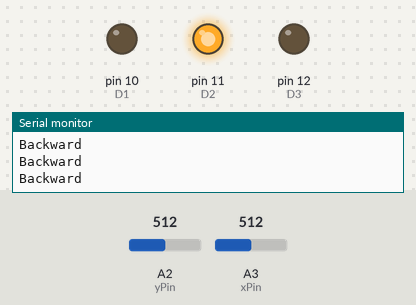
The sketch below on a simulated Arduino Uno, built with avr-gcc and run on an emulated ATmega328P. Parts: output pins drawn as LEDs (lit = HIGH), the last lines printed to the serial monitor. Inputs (shaded band) come from the test bench; at power-on: A3 (xPin) = 512, A2 (yPin) = 512. Pins used as bus, display or sensor lines are not drawn.

Above: at 1.2 s.
1.3 s: A3 (xPin) set to 417
4.3 s: A3 (xPin) set to 384
At 5.3 s:
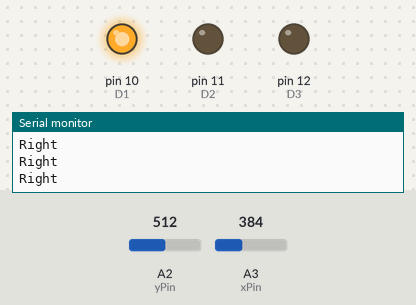
5.8 s: A2 (yPin) set to 413
8.8 s: A2 (yPin) set to 386
At 10.0 s:
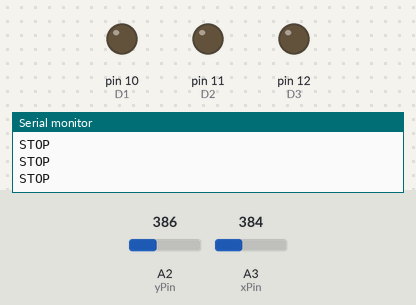
10.3 s: A3 (xPin) set to 350
13.3 s: A3 (xPin) set to 328
At 13.6 s:
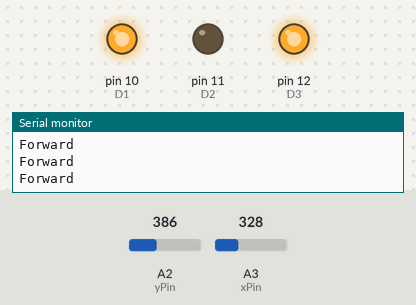
Timing chart, 0 to 15.8 s (numbered marks = the images above; inputs shaded):
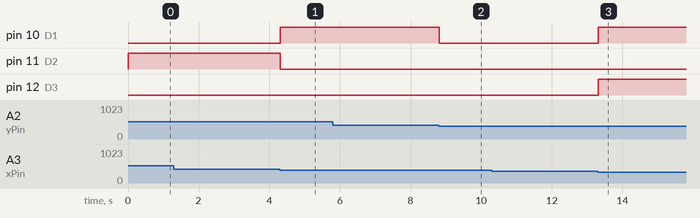

Measured:
- the behaviour switches between 401 and 400 on A3 (xPin) (found by bisection; images 0 and 1)
- the behaviour switches between 401 and 400 on A2 (yPin) (found by bisection; images 1 and 2)
- the behaviour switches between 340 and 339 on A3 (xPin) (found by bisection; images 2 and 3)
- after the input at 4.3 s, pin 10 (D1): LOW → HIGH at once; pin 11 (D2): HIGH → LOW at once
- after the input at 8.8 s, pin 10 (D1): HIGH → LOW at once
- after the input at 13.3 s, pin 10 (D1), pin 12 (D3): LOW → HIGH at once

The sketch:

sketch_hand_ges.ino
```cpp
/*
* Gesture Recognition Robot
*/
int xPin=A3; //X axis input
int yPin=A2; //Y axis input
int D1=10,D2=11,D3=12,D4=13; //Output pins to be connected to 10, 11, 12, 13 of Encoder IC
long x; //Variabe for storing X coordinates
long y; //Variabe for storing Y coordinates
void setup()
{
  Serial.begin(9600);
  pinMode(D1,OUTPUT);
  pinMode(D2,OUTPUT);
  pinMode(D3,OUTPUT);
  pinMode(D4,OUTPUT);
}
void loop()
{
  x = analogRead(xPin);
  y = analogRead(yPin);
    if(x<340)      // Change the value for adjusting sensitivity
      forward();
    else if(x>400) // Change the value for adjusting sensitivity
      backward();
    else if(y>400) // Change the value for adjusting sensitivity
      right();
    else if(y<340) // Change the value for adjusting sensitivity
      left();
    else
      stop_();
}
void stop_()
{
  Serial.println("");
  Serial.println("STOP");
  digitalWrite(D1,LOW);
  digitalWrite(D2,LOW);
  digitalWrite(D3,LOW);
  digitalWrite(D4,LOW);
}
void forward()
{
  Serial.println("");
  Serial.println("Forward");
  digitalWrite(D1,HIGH);
  digitalWrite(D2,LOW);
  digitalWrite(D3,HIGH);
  digitalWrite(D4,LOW);
}
void backward()
{
  Serial.println("");
  Serial.println("Backward");
  digitalWrite(D1,LOW);
  digitalWrite(D2,HIGH);
  digitalWrite(D3,LOW);
  digitalWrite(D4,HIGH);
}
void left()
{
  Serial.println("");
  Serial.println("Left");
  digitalWrite(D1,LOW);
  digitalWrite(D2,HIGH);
  digitalWrite(D3,HIGH);
  digitalWrite(D4,LOW);
}
void right()
{
  Serial.println("");
  Serial.println("Right");
  digitalWrite(D1,HIGH);
  digitalWrite(D2,LOW);
  digitalWrite(D3,LOW);
  digitalWrite(D4,HIGH);
}
```
